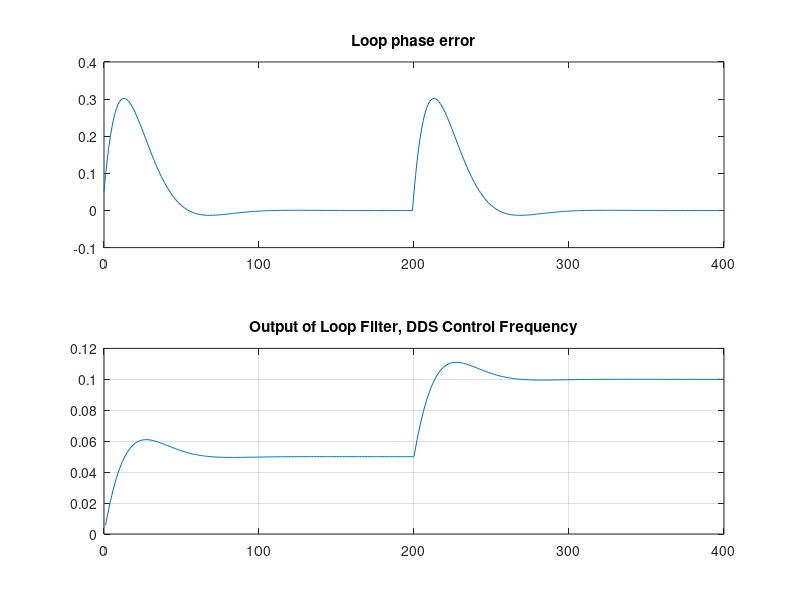
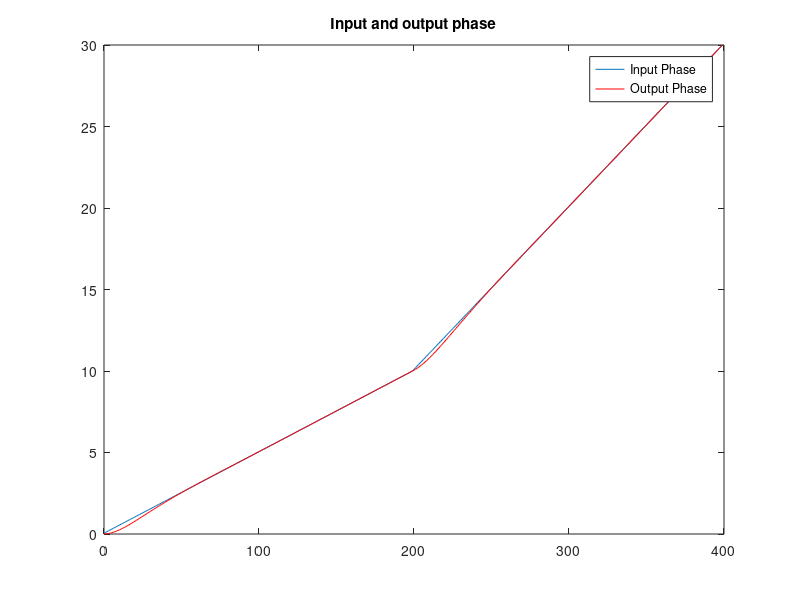
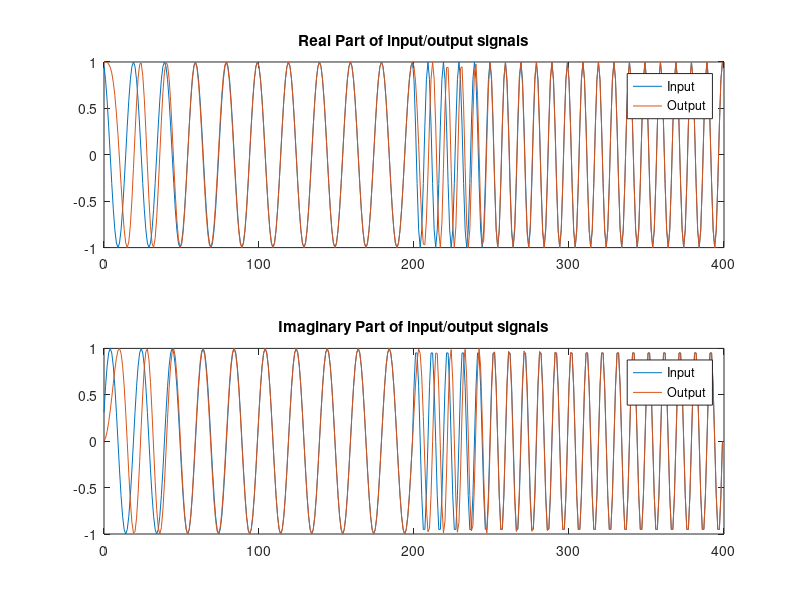

Write the MATLAB code that produced these figures, in order.
clear
close all

theta_0=1/25;
eta = sqrt(2)/2;
eta=1.0*eta;
denom = (1+2*eta*theta_0+theta_0*theta_0)
k_i = (4*theta_0*theta_0)/denom;
k_p = (4*eta*theta_0)/denom;

dphi=[0.05*ones(1,200) 0.10*ones(1,200)];
phi_1=filter(1,[1 -1],dphi);

s_1 = exp(j*2*pi*phi_1);
phi_sv = zeros(1,400);
int_sv = zeros(1,400);
accum_sv = zeros(1,400);
dphi_sv = zeros(1,400);
phi_2_sv= zeros(1,400);
int = 0;
accum = 0;
for nn=1:400
    % Multiplier
    prod = s_1(nn)*exp(-j*2*pi*accum);
    phi = angle(prod)/(2*pi);
    phi_sv(nn) = phi;   
    % Loop filter
    int = int + k_i*phi;
    dphi = k_p*phi+int;
    dphi_sv(nn) = dphi;
    % DSS
    phi_2_sv(nn) = accum;
    accum = accum+dphi;
end

figure
subplot(2,1,1)
plot(0:length(phi_sv)-1,phi_sv)
title('Loop phase error')
subplot(2,1,2)
plot(dphi_sv);
grid on;
title('Output of Loop Filter, DDS Control Frequency')

figure
plot(0:length(phi_1)-1,phi_1)
hold on
plot(0:length(phi_2_sv)-1,phi_2_sv, 'r')
title('Input and output phase')
legend('Input Phase','Output Phase')
ylim([0 max(phi_1)])

figure
subplot(2,1,1)
plot(0:length(s_1)-1,real(s_1))
hold on
plot(0:length(phi_2_sv)-1,cos(2*pi*phi_2_sv))
title('Real Part of input/output signals')
legend('Input', 'Output')

subplot(2,1,2)
plot(0:length(s_1)-1,imag(s_1))
hold on
plot(0:length(phi_2_sv)-1,sin(2*pi*phi_2_sv))
title('Imaginary Part of input/output signals')
legend('Input', 'Output')


